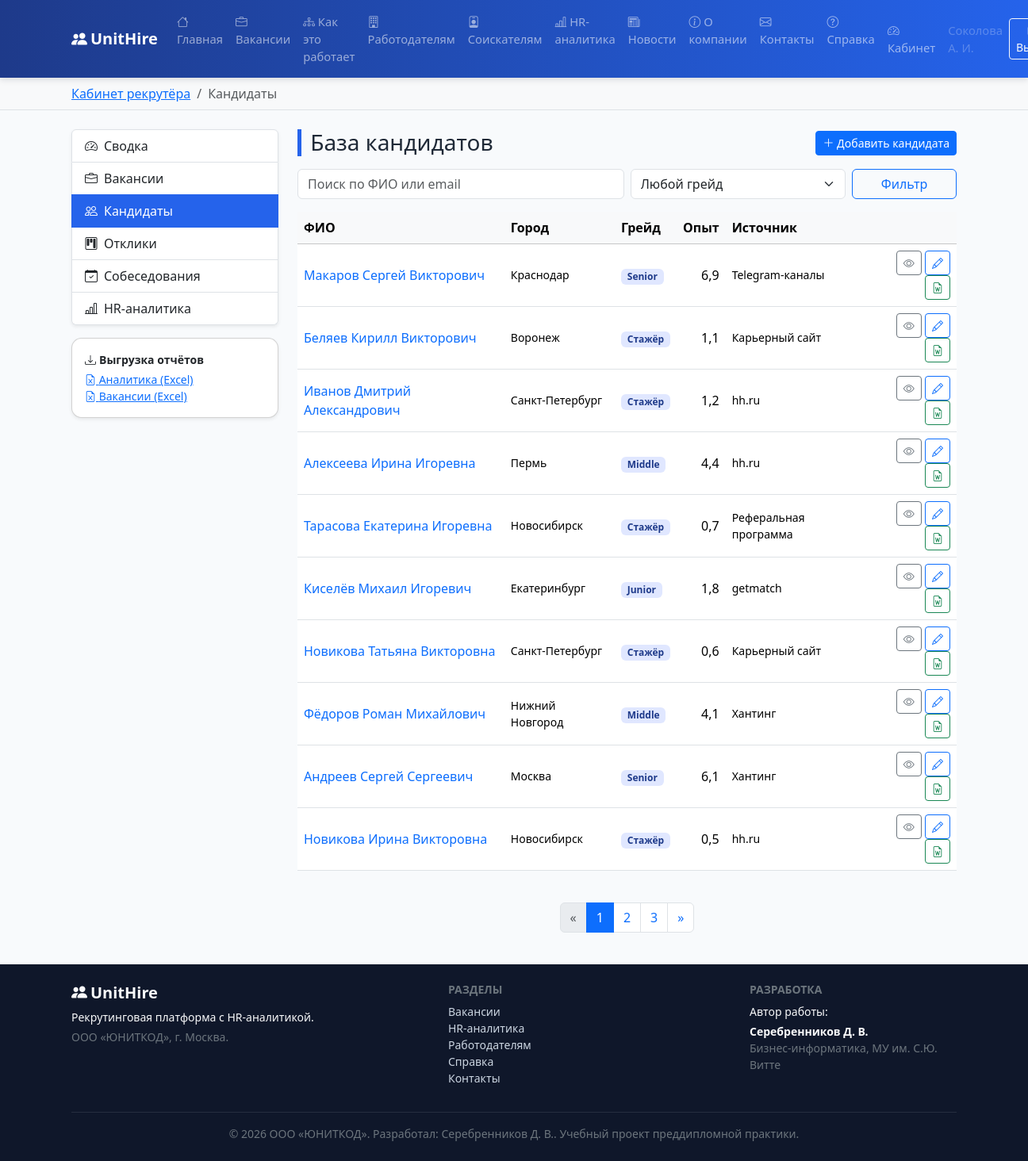
The page /cabinet/recruiter/candidates/ (signed in) on the database its author committed.
### core/models.py (models this page shows, shortened)
class User(AbstractUser):
    patronymic = models.CharField("Отчество", max_length=100, blank=True)
    role = models.CharField(
        "Роль", max_length=20, choices=Role.choices, default=Role.CANDIDATE
    )
    phone = models.CharField("Телефон", max_length=20, blank=True)
    position = models.CharField("Должность", max_length=120, blank=True)
    department = models.ForeignKey(
        "Department",
        verbose_name="Отдел",
        on_delete=models.SET_NULL,
        null=True,
        blank=True,
        related_name="employees",
    )
    created_at = models.DateTimeField("Дата регистрации", default=timezone.now)
    class Meta:
        verbose_name = "Пользователь"
        verbose_name_plural = "Пользователи"
        ordering = ["last_name", "first_name"]
    def short_name(self):
        if not self.last_name:
            return self.username
        initials = ""
        if self.first_name:
            initials += f" {self.first_name[0]}."
        if self.patronymic:
            initials += f" {self.patronymic[0]}."
        return f"{self.last_name}{initials}".strip()

class Candidate(models.Model):
    user = models.OneToOneField(
        settings.AUTH_USER_MODEL, verbose_name="Учётная запись",
        on_delete=models.SET_NULL, null=True, blank=True, related_name="candidate_profile")
    last_name = models.CharField("Фамилия", max_length=80)
    first_name = models.CharField("Имя", max_length=80)
    patronymic = models.CharField("Отчество", max_length=80, blank=True)
    email = models.EmailField("Email")
    phone = models.CharField("Телефон", max_length=20, blank=True)
    city = models.CharField("Город", max_length=80, blank=True)
    desired_salary = models.PositiveIntegerField("Желаемая зарплата, ₽", default=0)
    experience_years = models.DecimalField(
        "Опыт работы, лет", max_digits=4, decimal_places=1, default=0,
        validators=[MinValueValidator(0), MaxValueValidator(60)])
    grade = models.CharField("Грейд", max_length=20, choices=Grade.choices,
                             default=Grade.JUNIOR)
    source = models.ForeignKey(Source, verbose_name="Источник",
                               on_delete=models.PROTECT, related_name="candidates")
    skills = models.ManyToManyField(Skill, through="CandidateSkill",
                                    verbose_name="Навыки", related_name="candidates")
    summary = models.TextField("О кандидате", blank=True)
    is_archived = models.BooleanField("В архиве", default=False)
    created_at = models.DateTimeField("Дата добавления", default=timezone.now)
    class Meta:
        verbose_name = "Кандидат"
        verbose_name_plural = "Кандидаты"
        ordering = ["-created_at"]
        indexes = [models.Index(fields=["last_name", "first_name"])]
    def full_name(self):
        parts = [self.last_name, self.first_name, self.patronymic]
        return " ".join(p for p in parts if p).strip()

class Source(models.Model):
    name = models.CharField("Название источника", max_length=120, unique=True)
    kind = models.CharField("Тип", max_length=60, blank=True,
                            help_text="например: джоб-борд, соцсеть, реферал")
    cost_per_contact = models.DecimalField(
        "Стоимость привлечения, ₽", max_digits=10, decimal_places=2, default=0,
        help_text="Усреднённые затраты на одного привлечённого кандидата")
    is_active = models.BooleanField("Активен", default=True)
    class Meta:
        verbose_name = "Источник кандидатов"
        verbose_name_plural = "Источники кандидатов"
        ordering = ["name"]

### core/views.py (the view)
# urls.py: path("cabinet/recruiter/candidates/", views.rec_candidates, name="rec_candidates"),
@recruiter_required
def rec_candidates(request):
    qs = Candidate.objects.select_related("source").all()
    query = request.GET.get("q", "").strip()
    grade = request.GET.get("grade", "")
    if query:
        qs = qs.filter(Q(last_name__icontains=query) |
                       Q(first_name__icontains=query) |
                       Q(email__icontains=query))
    if grade:
        qs = qs.filter(grade=grade)
    paginator = Paginator(qs, 10)
    page = paginator.get_page(request.GET.get("page"))
    return render(request, "cabinet/recruiter/candidates.html",
                  {"breadcrumbs": _crumbs(
                      ("Кабинет рекрутёра", reverse("rec_dashboard")),
                      ("Кандидаты", None)),
                   "page_obj": page, "querystring": _querystring(request), "query": query, "grade": grade,
                   "grade_choices": Candidate._meta.get_field("grade").choices})

### core/context_processors.py (called while the page is built)
def site_globals(request):
    return {
        "MAIN_MENU": MAIN_MENU,
        "SITE_AUTHOR": settings.SITE_AUTHOR,
        "SITE_AUTHOR_FULL": settings.SITE_AUTHOR_FULL,
        "SITE_ORG": settings.SITE_ORG,
        "SITE_NAME": settings.SITE_NAME,
        "SITE_TAGLINE": settings.SITE_TAGLINE,
        "CURRENT_YEAR": timezone.localdate().year,
    }

### core/views.py (called while the page is built)
def _crumbs(*pairs):
    return list(pairs)

def _querystring(request):
    params = request.GET.copy()
    params.pop("page", None)
    return params.urlencode()

### templates/cabinet/recruiter/candidates.html (shortened to what this page needs)
{% extends 'base.html' %}
{% block content %}
<div class="row g-4">
  <div class="col-lg-3">{% include 'partials/_recruiter_nav.html' with active='candidates' %}</div>
  <div class="col-lg-9">
    <div class="d-flex justify-content-between align-items-center mb-3">
      <h3 class="section-title mb-0">База кандидатов</h3>
      <a href="{% url 'rec_candidate_create' %}" class="btn btn-primary btn-sm">
        <i class="bi bi-plus-lg"></i> Добавить кандидата</a>
    </div>
    <form class="row g-2 mb-3" method="get">
      <div class="col-md-6"><input type="text" name="q" value="{{ query }}"
        class="form-control" placeholder="Поиск по ФИО или email"></div>
      <div class="col-md-4"><select name="grade" class="form-select">
        <option value="">Любой грейд</option>
      </select></div>
      <div class="col-md-2 d-grid"><button class="btn btn-outline-primary">Фильтр</button></div>
    </form>
    <div class="table-responsive">
      <table class="table table-hover align-middle">
        <thead class="table-light"><tr>
          <th>ФИО</th><th>Город</th><th>Грейд</th><th class="text-end">Опыт</th>
          <th>Источник</th><th></th></tr></thead>
        <tbody>
          {% for c in page_obj %}
          <tr>
            <td><a href="{% url 'candidate_detail' c.pk %}" class="text-decoration-none">{{ c.full_name }}</a>
              {% if c.is_archived %}<span class="badge bg-secondary">архив</span>{% endif %}</td>
            <td class="small">{{ c.city }}</td>
            <td><span class="badge badge-grade">{{ c.get_grade_display }}</span></td>
            <td class="text-end">{{ c.experience_years }}</td>
            <td class="small">{{ c.source.name }}</td>
            <td class="text-end">
              <a href="{% url 'candidate_detail' c.pk %}" class="btn btn-sm btn-outline-secondary"><i class="bi bi-eye"></i></a>
              <a href="{% url 'rec_candidate_edit' c.pk %}" class="btn btn-sm btn-outline-primary"><i class="bi bi-pencil"></i></a>
              <a href="{% url 'export_candidate_docx' c.pk %}" class="btn btn-sm btn-outline-success"><i class="bi bi-file-earmark-word"></i></a>
            </td></tr>
          {% empty %}<tr><td colspan="6" class="text-muted">Кандидаты не найдены.</td></tr>{% endfor %}
        </tbody>
      </table>
    </div>
    {% include 'partials/_pagination.html' %}
  </div>
</div>
{% endblock %}

### templates/base.html (shortened to what this page needs)
{% load static %}<!DOCTYPE html>
<html lang="ru">
<head>
  <link rel="stylesheet" href="{% static 'vendor/bootstrap.min.css' %}">
  <link rel="stylesheet" href="{% static 'vendor/bootstrap-icons.css' %}">
  <link rel="stylesheet" href="{% static 'css/styles.css' %}">
</head>
<body class="d-flex flex-column min-vh-100">
<header>
  <nav class="navbar navbar-expand-lg navbar-dark unit-navbar sticky-top">
    <div class="container">
      <a class="navbar-brand fw-bold" href="{% url 'home' %}">
        <i class="bi bi-people-fill me-1"></i>{{ SITE_NAME }}
      </a>
      <div class="collapse navbar-collapse" id="mainNav">
        <ul class="navbar-nav me-auto mb-2 mb-lg-0">
          {% for name, label, icon in MAIN_MENU %}
            <li class="nav-item">
              <a class="nav-link" href="{% url name %}"><i class="bi bi-{{ icon }} me-1"></i>{{ label }}</a>
            </li>
          {% endfor %}
        </ul>
        <ul class="navbar-nav">
          {% if user.is_authenticated %}
            <li class="nav-item">
              <a class="nav-link" href="{% url 'dashboard' %}">
                <i class="bi bi-speedometer2 me-1"></i>Кабинет</a>
            </li>
            <li class="nav-item">
              <span class="nav-link disabled small">{{ user.short_name }}</span>
            </li>
            <li class="nav-item">
              <form action="{% url 'logout' %}" method="post" class="d-inline">
                <button class="btn btn-sm btn-outline-light mt-1" type="submit">
                   Выход</button>
              </form>
            </li>
          {% endif %}
        </ul>
      </div>
    </div>
  </nav>
</header>
{% if breadcrumbs %}
<div class="bg-light border-bottom">
  <div class="container">
    <nav aria-label="breadcrumb">
      <ol class="breadcrumb my-2 small">
        {% for label, url in breadcrumbs %}
          {% if url %}
            <li class="breadcrumb-item"><a href="{{ url }}">{{ label }}</a></li>
          {% else %}
            <li class="breadcrumb-item active" aria-current="page">{{ label }}</li>
          {% endif %}
        {% endfor %}
      </ol>
    </nav>
  </div>
</div>
{% endif %}
<main class="container my-4 flex-grow-1">
  {% block content %}{% endblock %}
</main>
<footer class="unit-footer mt-auto text-light">
  <div class="container py-4">
    <div class="row gy-3">
      <div class="col-md-5">
        <h5 class="fw-bold"><i class="bi bi-people-fill me-1"></i>{{ SITE_NAME }}</h5>
        <p class="small mb-1">{{ SITE_TAGLINE }}.</p>
        <p class="small text-secondary mb-0">{{ SITE_ORG }}, г. Москва.</p>
      </div>
      <div class="col-md-4">
        <h6 class="text-uppercase small fw-bold text-secondary">Разделы</h6>
        <ul class="list-unstyled small">
          <li><a class="footer-link" href="{% url 'vacancies' %}">Вакансии</a></li>
          <li><a class="footer-link" href="{% url 'analytics_demo' %}">HR-аналитика</a></li>
          <li><a class="footer-link" href="{% url 'employers' %}">Работодателям</a></li>
          <li><a class="footer-link" href="{% url 'help' %}">Справка</a></li>
          <li><a class="footer-link" href="{% url 'contacts' %}">Контакты</a></li>
        </ul>
      </div>
      <div class="col-md-3">
        <h6 class="text-uppercase small fw-bold text-secondary">Разработка</h6>
        <p class="small mb-1">Автор работы:</p>
        <p class="small fw-bold mb-0">{{ SITE_AUTHOR }}</p>
        <p class="small text-secondary">Бизнес-информатика, МУ им. С.Ю. Витте</p>
      </div>
    </div>
    <hr class="border-secondary">
    <p class="small text-secondary text-center mb-0">
      © {{ CURRENT_YEAR }} {{ SITE_ORG }}. Разработал: {{ SITE_AUTHOR }}.
      Учебный проект преддипломной практики.
    </p>
  </div>
</footer>
</body>
</html>

### static/css/styles.css (style rules this page uses)
:root { --unit-primary: #2563eb; --unit-primary-dark: #1e3a8a; --unit-accent: #16a34a; --unit-dark: #0f172a; }
body { font-family: "Segoe UI", Roboto, "Helvetica Neue", Arial, sans-serif; color: #1f2937; background: #f8fafc; }
.unit-navbar { background: linear-gradient(90deg, var(--unit-primary-dark), var(--unit-primary)); box-shadow: 0 2px 8px rgba(15, 23, 42, .15); }
.unit-navbar .nav-link { font-size: .92rem; }
.unit-footer { background: var(--unit-dark); }
.footer-link { color: #cbd5e1; text-decoration: none; }
.badge-grade { background: #e0e7ff; color: var(--unit-primary-dark); }
.section-title { border-left: 5px solid var(--unit-primary); padding-left: .7rem; }

### rows shown on the page
User: short_name "Соколова А. И."
Candidate: full_name "Макаров Сергей Викторович", city "Краснодар", grade "Senior", experience_years "6,9", source.name "Telegram-каналы"
Candidate: full_name "Беляев Кирилл Викторович", city "Воронеж", grade "Стажёр", experience_years "1,1", source.name "Карьерный сайт"
Candidate: full_name "Иванов Дмитрий Александрович", city "Санкт-Петербург", grade "Стажёр", experience_years "1,2", source.name "hh.ru"
Candidate: full_name "Алексеева Ирина Игоревна", city "Пермь", grade "Middle", experience_years "4,4", source.name "hh.ru"
Candidate: full_name "Тарасова Екатерина Игоревна", city "Новосибирск", grade "Стажёр", experience_years "0,7", source.name "Реферальная программа"
Candidate: full_name "Киселёв Михаил Игоревич", city "Екатеринбург", grade "Junior", experience_years "1,8", source.name "getmatch"
Candidate: full_name "Новикова Татьяна Викторовна", city "Санкт-Петербург", grade "Стажёр", experience_years "0,6", source.name "Карьерный сайт"
Candidate: full_name "Фёдоров Роман Михайлович", city "Нижний Новгород", grade "Middle", experience_years "4,1", source.name "Хантинг"
Candidate: full_name "Андреев Сергей Сергеевич", city "Москва", grade "Senior", experience_years "6,1", source.name "Хантинг"
Candidate: full_name "Новикова Ирина Викторовна", city "Новосибирск", grade "Стажёр", experience_years "0,5", source.name "hh.ru"

### other values the page prints
{{ SITE_NAME }} "UnitHire"
{{ label }} "Главная" "Вакансии" "Как это работает" "Работодателям" "Соискателям" "HR-аналитика" "Новости" "О компании" "Контакты" "Справка"
{{ label }} "Кабинет рекрутёра"
{{ label }} "Кандидаты"
{{ num }} "1"
{{ num }} "2" "3"
{{ SITE_TAGLINE }} "Рекрутинговая платформа с HR-аналитикой"
{{ SITE_ORG }} "ООО «ЮНИТКОД»"
{{ SITE_AUTHOR }} "Серебренников Д. В."
{{ CURRENT_YEAR }} "2026"
